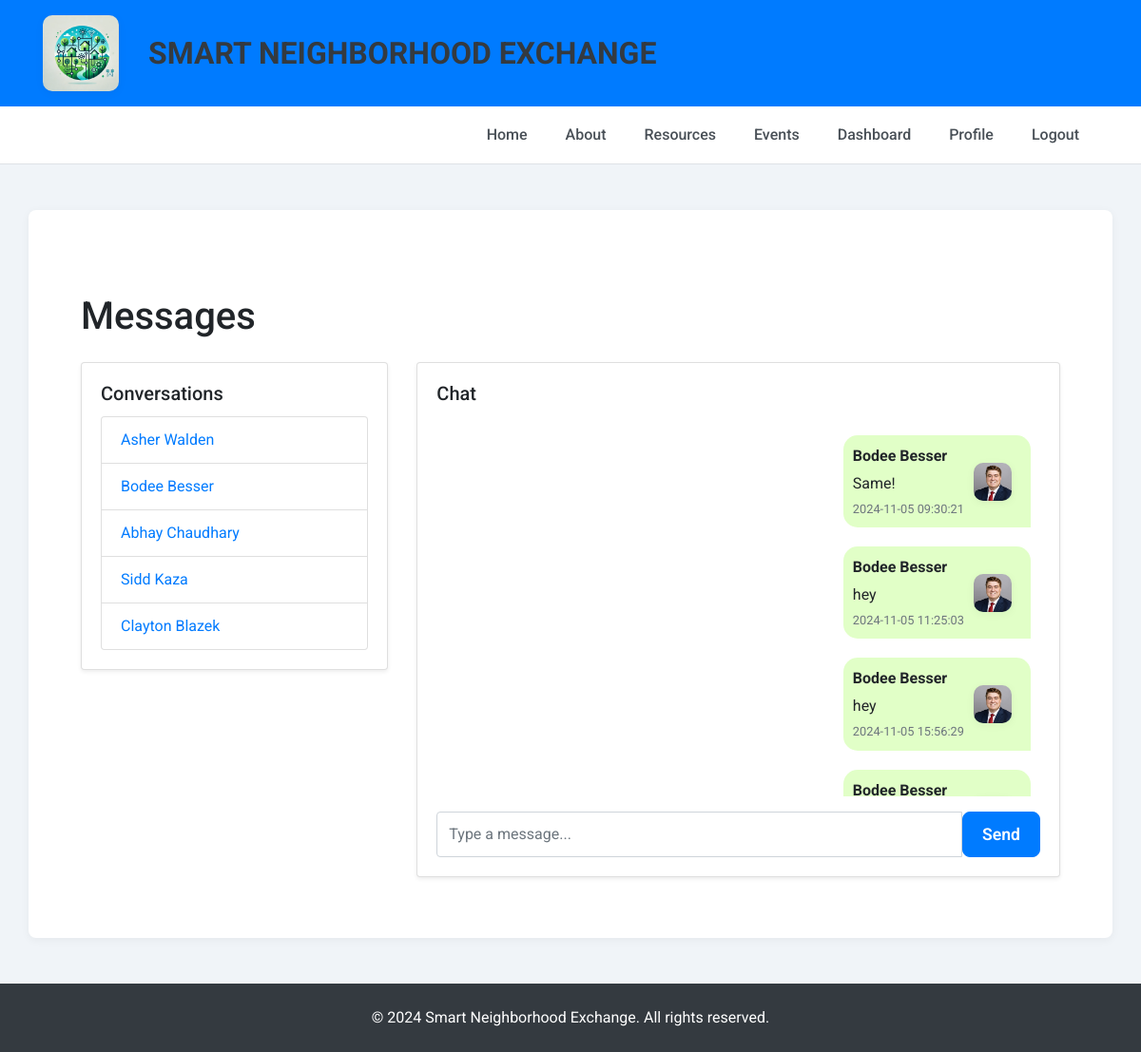
Page /messages/2 (signed in) on the committed database.
### tables this page shows
CREATE TABLE Users (
            user_id INTEGER PRIMARY KEY AUTOINCREMENT,
            name TEXT NOT NULL,
            email TEXT NOT NULL UNIQUE,
            password TEXT NOT NULL,
            profile_image TEXT,
            location TEXT
        );

CREATE TABLE Messages (
            message_id INTEGER PRIMARY KEY AUTOINCREMENT,
            sender_id INTEGER,
            receiver_id INTEGER,
            content TEXT NOT NULL,
            timestamp TEXT,
            FOREIGN KEY (sender_id) REFERENCES Users(user_id),
            FOREIGN KEY (receiver_id) REFERENCES Users(user_id)
        );

### app.py (the view, shortened to what this page needs)
@app.route('/messages/<int:receiver_id>', methods=['GET', 'POST'])
def view_conversation(receiver_id):
    if 'user_id' not in session:
        return redirect(url_for('login'))
    user_id = session['user_id']
    with sqlite3.connect('projects.db') as conn:
        conn.row_factory = sqlite3.Row
        c = conn.cursor()
        c.execute('''SELECT Messages.*, Users.name AS sender_name, Users.profile_image
                     FROM Messages
                     JOIN Users ON Messages.sender_id = Users.user_id
                     WHERE (sender_id = ? AND receiver_id = ?) OR (sender_id = ? AND receiver_id = ?)
                     ORDER BY timestamp ASC''', (user_id, receiver_id, receiver_id, user_id))
        messages = c.fetchall()
        c.execute('''SELECT DISTINCT CASE
                         WHEN sender_id = ? THEN receiver_id
                         ELSE sender_id
                     END AS other_user_id, Users.name
                     FROM Messages
                     JOIN Users ON Users.user_id = CASE
                         WHEN sender_id = ? THEN receiver_id
                         ELSE sender_id
                     END
                     WHERE sender_id = ? OR receiver_id = ?''',
                     (user_id, user_id, user_id, user_id))
        conversations = c.fetchall()
        c.execute('SELECT name, profile_image FROM Users WHERE user_id = ?', (receiver_id,))
        receiver = c.fetchone()
    if not receiver:
        flash("Receiver not found.")
        return redirect(url_for('messages'))
    all_conversations = conversations
    return render_template(
        'messages.html', messages=messages, conversations=all_conversations, receiver_id=receiver_id, current_user_id=user_id, receiver_name=receiver['name'], receiver_image=receiver['profile_image']
    )

### templates/messages.html (shortened to what this page needs)
{% extends "base.html" %}
{% block content %}
<div class="container mt-5">
    <h1 class="mb-4">Messages</h1>
    <div class="row">
        <div class="col-md-4">
            <div class="card shadow-sm mb-4">
                <div class="card-body">
                    <h5 class="card-title">Conversations</h5>
                    <ul class="list-group">
                        {% for conversation in conversations %}
                        <li class="list-group-item">
                            <a href="{{ url_for('view_conversation', receiver_id=conversation.other_user_id) }}">
                                {{ conversation.name }}
                            </a>
                        </li>
                        {% endfor %}
                    </ul>
                </div>
            </div>
        </div>
        <div class="col-md-8">
            <div class="card shadow-sm mb-4">
                <div class="card-body">
                    <h5 class="card-title">Chat</h5>
                    <div id="chatArea" class="mb-3" style="max-height: 400px; overflow-y: scroll;">
                        {% for message in messages %}
                        <div class="message {% if message.sender_id == current_user_id %}sent{% else %}received{% endif %}">
                            <img src="{{ url_for('static', filename='uploads/' + (message.profile_image or 'default_profile.jpg')) }}"
                                 alt="{{ message.sender_name }}'s Profile">
                            <div class="message-content">
                                <strong>{{ message.sender_name }}</strong>
                                <p>{{ message.content }}</p>
                                <small class="text-muted">{{ message.timestamp }}</small>
                            </div>
                        </div>
                        {% endfor %}
                    </div>
                    {% if receiver_id %}
                    <form action="{{ url_for('view_conversation', receiver_id=receiver_id) }}" method="POST">
                        <div class="input-group">
                            <input type="text" name="content" class="form-control" placeholder="Type a message..." required>
                            <button class="btn btn-primary" type="submit">Send</button>
                        </div>
                    </form>
                    {% else %}
                    <p class="text-muted">Select a conversation to start chatting.</p>
                    {% endif %}
                </div>
            </div>
        </div>
    </div>
</div>
{% endblock %}

### static/styles.css (style rules this page uses)
body { font-family: 'Roboto', sans-serif !important; background-color: #f0f4f8 !important; }
.btn-primary { background-color: #007bff !important; border-color: #007bff !important; padding: 10px 20px !important; font-size: 1.1rem !important; font-weight: 600 !important; border-radius: 8px !important; }
img { border-radius: 10px !important; box-shadow: 0 2px 10px rgba(0, 0, 0, 0.05) !important; }
.input-group .btn { height: 100%; display: flex; align-items: center; }
#chatArea { padding: 10px; }
.message { display: flex; align-items: center; padding: 10px; margin: 10px 0; max-width: 75%; border-radius: 15px; clear: both; }
.message.sent { background-color: #e1ffc7; justify-content: flex-end; float: right; border-radius: 15px 15px 0 15px; }
.message img { width: 40px; height: 40px; border-radius: 50%; margin: 0 10px; }
.message.sent img { order: 2; }
.message-content { display: flex; flex-direction: column; align-items: flex-start; }
.message-content strong { font-weight: bold; margin-bottom: 5px; }
.message-content p { margin: 0; }
.message-content small { font-size: 0.8em; color: #6c757d; margin-top: 5px; }
.input-group .form-control, .input-group .btn { height: auto; }
.input-group .btn { border-top-left-radius: 0; border-bottom-left-radius: 0; }
.input-group .form-control { border-top-right-radius: 0; border-bottom-right-radius: 0; }
#chatArea { max-height: 400px; overflow-y: scroll; scrollbar-width: none; }

### rows in the picture
Users: name "Asher Walden"
Users: name "Bodee Besser"
Users: name "Abhay Chaudhary"
Users: name "Sidd Kaza"
Users: name "Clayton Blazek"
Messages: profile_image (picture), sender_name "Bodee Besser", content "Same!", timestamp "2024-11-05 09:30:21"
Messages: profile_image (picture), sender_name "Bodee Besser", content "hey", timestamp "2024-11-05 11:25:03"
Messages: profile_image (picture), sender_name "Bodee Besser", content "hey", timestamp "2024-11-05 15:56:29"
Messages: sender_name "Bodee Besser"
